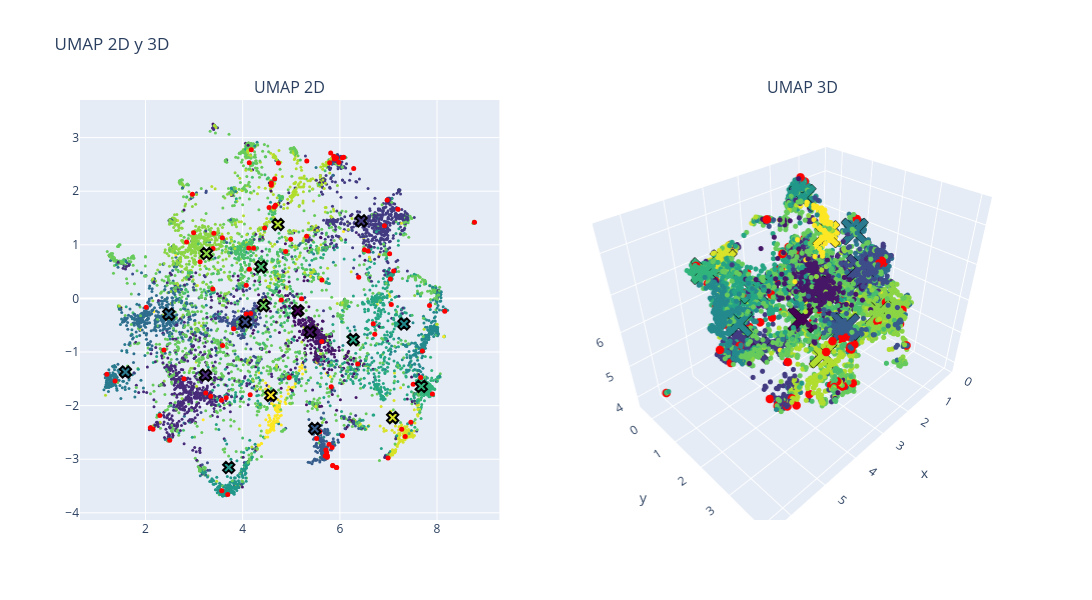

This figure's notebook cell:
### Code cell
# UMAP

# Calcular los centroides de cada cluster
centroides_2d = df.groupby(clustering_method)[['umap2d_1', 'umap2d_2']].mean()
centroides_3d = df.groupby(clustering_method)[['umap3d_1', 'umap3d_2', 'umap3d_3']].mean()

fig = make_subplots(rows=1, cols=2, subplot_titles=("UMAP 2D", "UMAP 3D"), 
                    specs=[[{"type": "scatter"}, {"type": "scatter3d"}]])

# Puntos normales en 2D
fig.add_trace(
    go.Scatter(x=df['umap2d_1'], y=df['umap2d_2'], mode='markers',
               marker=dict(color=df[clustering_method], colorscale='Viridis', size=3),
               text=["Cluster: " + str(c) + "<br>Titulo: " + t for c, t in zip(df[clustering_method], data['Document Title'])],  
               hovertemplate="%{text}<br>x: %{x}<br>y: %{y}<extra></extra>"),
    row=1, col=1)

# Puntos resaltados en 2D
fig.add_trace(
    go.Scatter(x=df.loc[indices_knn[0], 'umap2d_1'], 
               y=df.loc[indices_knn[0], 'umap2d_2'], 
               mode='markers',
               marker=dict(color='red', size=5, opacity=1), 
               text=["Cluster: " + str(c) + "<br>Titulo: " + t for c, t in zip(df.loc[indices_knn[0], clustering_method], data.loc[indices_knn[0], 'Document Title'])],  
               hovertemplate="%{text}<br>x: %{x}<br>y: %{y}<extra></extra>"),
    row=1, col=1)

# Centroides en 2D
fig.add_trace(
    go.Scatter(x=centroides_2d['umap2d_1'], 
               y=centroides_2d['umap2d_2'], 
               mode='markers',
               marker=dict(symbol='x', color=centroides_2d.index, colorscale='Viridis', size=10, line=dict(color='black', width=2)),
               text=["Centroide: " + str(c) for c in centroides_2d.index],
               hovertemplate="%{text}<br>x: %{x}<br>y: %{y}<extra></extra>"),
    row=1, col=1)

# Puntos normales en 3D
fig.add_trace(
    go.Scatter3d(x=df['umap3d_1'], y=df['umap3d_2'], z=df['umap3d_3'], mode='markers',
                 marker=dict(color=df[clustering_method], colorscale='Viridis', size=3, opacity=1),
                 text=["Cluster: " + str(c) + "<br>Titulo: " + t for c, t in zip(df[clustering_method], data['Document Title'])],  
                 hovertemplate="%{text}<br>x: %{x}<br>y: %{y}<br>z: %{z}<extra></extra>"),
    row=1, col=2)

# Puntos resaltados en 3D
fig.add_trace(
    go.Scatter3d(x=df.loc[indices_knn[0], 'umap3d_1'], 
                 y=df.loc[indices_knn[0], 'umap3d_2'], 
                 z=df.loc[indices_knn[0], 'umap3d_3'], 
                 mode='markers',
                 marker=dict(color='red', size=5, opacity=1), 
                 text=["Cluster: " + str(c) + "<br>Titulo: " + t for c, t in zip(df.loc[indices_knn[0], clustering_method], data.loc[indices_knn[0], 'Document Title'])],  
                 hovertemplate="%{text}<br>x: %{x}<br>y: %{y}<br>z: %{z}<extra></extra>"),
    row=1, col=2)

# Centroides en 3D
fig.add_trace(
    go.Scatter3d(x=centroides_3d['umap3d_1'], 
                 y=centroides_3d['umap3d_2'], 
                 z=centroides_3d['umap3d_3'], 
                 mode='markers',
                 marker=dict(symbol='x', color=centroides_3d.index, colorscale='Viridis', size=10, line=dict(color='black', width=2)),
                 text=["Centroide: " + str(c) for c in centroides_3d.index],
                 hovertemplate="%{text}<br>x: %{x}<br>y: %{y}<br>z: %{z}<extra></extra>"),
    row=1, col=2)

fig.update_layout(height=600, width=1200, title_text="UMAP 2D y 3D", showlegend=False)
fig.show()

### Figure 1 — Plotly figure (JSON) as saved in the notebook; plotly's stock layout.template omitted (floating-point values rounded to 4 significant figures; data arrays with more than 128 entries replaced by an {"elided": "..."} marker saying what was removed)
{"data": [{"hovertemplate": "%{text}<br>x: %{x}<br>y: %{y}<extra></extra>", "marker": {"color": {"elided": "7883 int values"}, "colorscale": [[0, "#440154"], [0.1111, "#482878"], [0.2222, "#3e4989"], [0.3333, "#31688e"], [0.4444, "#26828e"], [0.5556, "#1f9e89"], [0.6667, "#35b779"], [0.7778, "#6ece58"], [0.8889, "#b5de2b"], [1, "#fde725"]], "size": 3}, "mode": "markers", "text": {"elided": "7883 str values"}, "type": "scatter", "x": {"elided": "7883 float values"}, "xaxis": "x", "y": {"elided": "7883 float values"}, "yaxis": "y"}, {"hovertemplate": "%{text}<br>x: %{x}<br>y: %{y}<extra></extra>", "marker": {"color": "red", "opacity": 1, "size": 5}, "mode": "markers", "text": ["Cluster: -1<br>Titulo: Application of Neural Network Controller and Policy Gradient Reinforcement Learning on Modular Multilevel Converter (MMC) - a Proof of Concept", "Cluster: -1<br>Titulo: Optimized Real-Time Control for Modular Multilevel Converters using Adaptive Neural Networks", "Cluster: -1<br>Titulo: State-of-Charge (SoC) Balancing of Battery Modular Multilevel Management (BM3) Converter using Q-Learning", "Cluster: -1<br>Titulo: Reinforcement Learning Based Modulation for Balancing Capacitor Voltage and Thermal Stress to Enhance Current Capability of MMCs", "Cluster: -1<br>Titulo: Multigoal Heuristic Model Predictive Control Technique Applied to a Cascaded H-bridge StatCom", "Cluster: -1<br>Titulo: A New Multilevel Converter Configuration for Medium-Voltage Open-Winding PMSG-Based Wind Energy Conversion Systems", "Cluster: -1<br>Titulo: Neural Network Controller Based on Direct and Indirect Model Predictive for Modular Multilevel Converters", "Cluster: -1<br>Titulo: Faults in Modular Multilevel Cascade Converters—Part I: Reliability, Failure Mechanisms, and Fault Impact Analysis", "Cluster: -1<br>Titulo: Reliable and Effective Fault Diagnosis/Tolerance Technique Using Enhanced Distorted Current–Voltage SVPWM Method for Multilevel Inverters", "Cluster: -1<br>Titulo: Convolution Based Time Domain Fault Location Method for Lines in MMC-HVDC Grids With Distributed and Frequency Dependent Line Model", "Cluster: -1<br>Titulo: Optimal Switching Sequence Model Predictive Control for Modular Multilevel Converter", "Cluster: -1<br>Titulo: Design and Analysis of Modular Multilevel Reconfigurable Battery Converters for Variable Bus Voltage Powertrains", "Cluster: -1<br>Titulo: Neural Network-based Model Predictive Control Approach for Modular Multilevel Converters", "Cluster: -1<br>Titulo: An Open Circuit Faults Diagnosis Method Based on XG-Boost Used in MMC", "Cluster: -1<br>Titulo: Circulating Current Control for the Modular Multilevel Matrix Converter Based on Model Predictive Control", "Cluster: -1<br>Titulo: Power Quality Compensation Strategy of MMC-UPQC Based on Passive Sliding Mode Control", "Cluster: -1<br>Titulo: Modulation-Enhanced Nearest-Level Quantization for a Wide Output Bandwidth", "Cluster: -1<br>Titulo: Computation of Transient Short-Circuit Currents Analytically in Multiport Flexible DC Transmission System", "Cluster: -1<br>Titulo: Reliability Improvement to UPFC With Routine Test to the Abnormal State", "Cluster: -1<br>Titulo: Q-Learning-Based Smart Selective Harmonic Current Mitigation-PWM (S2HCM-PWM) for Grid-Connected Converters", "Cluster: -1<br>Titulo: ANN-based Neutral Shift Technique for Fault-tolerant Operation of Cascaded Multilevel Converter", "Cluster: -1<br>Titulo: Artificial Intelligence Applications in the Control and Performance Improvement of Modular Multilevel Converters: A Review", "Cluster: -1<br>Titulo: A Cascaded Modular Isolated Back-to-Back Solid State Transformer Scheme for AC/DC/AC Interconnection With Improved Performance and Simple Control", "Cluster: -1<br>Titulo: A Deep Neural Network Based Predictive Control Strategy for High Frequency Multilevel Converters", "Cluster: -1<br>Titulo: Auto-Tuned Model Predictive Control-Based Neural Network Controller for Modular Multilevel Converters", "Cluster: -1<br>Titulo: Open-circuit Fault Diagnosis for Modular Multilevel Converter Using Wavelet Neural Network", "Cluster: -1<br>Titulo: Common-mode insertion indices compensation with capacitor voltages feedforward to suppress circulating current of MMCs", "Cluster: -1<br>Titulo: Submodule Capacitance Monitoring Approach for the MMC With Asymptotically Converged Error", "Cluster: -1<br>Titulo: IGBT Open Circuit Fault Diagnosis Method for a Modular Multilevel Converter Based on PNN-MD", "Cluster: -1<br>Titulo: A Multiport Power Electronic Transformer Based on Three-Phase Four-Arm Full-Bridge Modular Multilevel Converter", "Cluster: -1<br>Titulo: A connectionist based approach for reducing the number of voltage sensors in modular multilevel converter", "Cluster: -1<br>Titulo: Data-Driven Impedance Identification and Stability Online Assessment of DFIG-Based Wind Farm Integration with MMC-HVDC", "Cluster: -1<br>Titulo: New power electronic interface combining DC transmission, a medium-frequency bus and an AC-AC converter to integrate deep-sea facilities with the AC grid", "Cluster: -1<br>Titulo: Health Management of Power Electronics Systems", "Cluster: -1<br>Titulo: Adaptive fault current limiting strategy for flexible DC power grids based on deep neural networks", "Cluster: -1<br>Titulo: A High Voltage Gain Capable MMC for Offshore Wind Farms: Frequency Component Analysis and Minimization of Capacitor Voltage Ripple", "Cluster: -1<br>Titulo: Deep Convolution Neural Network Based Fault Detection and Identification for Modular Multilevel Converters", "Cluster: -1<br>Titulo: Robust Control and Stable Performance of a Grid-Tied Dumbbell-Type Multilevel Converter Interfaced DG Unit Using Differential Flatness Theory", "Cluster: -1<br>Titulo: Application of Artificial Intelligence to Diagnose Faults of Grid-tied Solar Power Systems", "Cluster: -1<br>Titulo: Fault diagnosis of modular multilevel converter based on 1DCNN and LSTM network", "Cluster: -1<br>Titulo: Machine Learning-Enhanced Predictive Control for Modular Multilevel Converters in HVDC Transmission Systems", "Cluster: -1<br>Titulo: An Open-circuit Fault Detection and Location Strategy for MMC with Feature Extraction and Random Forest", "Cluster: -1<br>Titulo: Shared Redundancy Strategy to Improve the Reliability and Fault-Tolerant Capability of Modular Multilevel Converter", "Cluster: -1<br>Titulo: Design and Implementation of High Efficiency Control Scheme of Dual Active Bridge Based 10 kV/1 MW Solid State Transformer for PV Application", "Cluster: -1<br>Titulo: A novel concept for modular multilevel universal power controller (MUPC)", "Cluster: -1<br>Titulo: A Modified Modular Multilevel Converter for Motor Drives Capable of High-Torque Operation at Zero/Low Motor Speeds", "Cluster: -1<br>Titulo: Control and Design for Mission Profile Emulator of Individual Submodule in CPS-PWM-Based Modular Multilevel Converter", "Cluster: -1<br>Titulo: The Resonant Modular Multilevel DC–DC Converter Adopting Switched-Inductor Cells for High Step-Up Ratio", "Cluster: -1<br>Titulo: Common-Mode Voltage Reduction Scheme for MMC With Low Switching Frequency in AC–DC Power Conversion System", "Cluster: -1<br>Titulo: GWO Based PI Controller Assisted Half Bridge Sub Module MMC for Hybrid Energy System", "Cluster: -1<br>Titulo: Artificial Neural Network-based PI control of battery energy storage system connected with MMC-HVDC system", "Cluster: -1<br>Titulo: Phase Delay Compensation and Average Capacitor Voltage Based Currentless Voltage Balancing Methods for Modular Multilevel Converters", "Cluster: -1<br>Titulo: Effective voltage balancing control for Modular Multilevel Converter without current sensors", "Cluster: -1<br>Titulo: Small Signal Modeling of a Four-Level Flying Capacitor Multilevel Totem-Pole PFC Converter", "Cluster: -1<br>Titulo: Decentralized Control for Balancing the Cell Voltages of a High Conversion Ratio Flying Capacitor Multilevel Converter", "Cluster: -1<br>Titulo: Design, Analysis & Performance Improvement of A Modified Asymmetrical H-Bridge Multilevel Inverter By Metaheuristic Algorithms", "Cluster: -1<br>Titulo: DCSCF Detection Method of MMC-DC-Grid Based on Statistical Feature and DBN-SOFTMAX", "Cluster: -1<br>Titulo: Modelling a Multilevel LCC Resonant AC-DC Converter for Wide Variations in the Input and the Load", "Cluster: -1<br>Titulo: Power Management Systems for Harmonic Elimination Using Federated Learning Approach", "Cluster: -1<br>Titulo: Integrated Control and Performance Analysis of High-Speed Medium-Voltage Drive Using Modular Multilevel Converter", "Cluster: -1<br>Titulo: Bayesian Regularization-Based MPC for a Hybrid Modular Multilevel Converter", "Cluster: -1<br>Titulo: Multidimensional Mission-Profile-Based Lifetime Estimation Approach for IGBT Modules in MMC–HVdc Application Considering Bidirectional Power Transfer", "Cluster: -1<br>Titulo: Simulation Study of 4 kV, 5A Modular Multilevel Converter as a Rectifier for Neutral Beam Injectors", "Cluster: -1<br>Titulo: Revealing 150 Hz Oscillation of MMC-HVDC Based on High-Fidelity HSS Model", "Cluster: -1<br>Titulo: Small Signal Modeling of Sending-end Offshore Wind Power MMC-HVDC Integration System Considering Positive and Negative Sequence Separation Module", "Cluster: -1<br>Titulo: Open-circuit Fault Detection and Location in MMCs with Multivariate Gaussian Distribution", "Cluster: -1<br>Titulo: Sensorless Model Predictive Control Using Artificial Neural Network for Multilevel Flying Capacitor Boost Converters", "Cluster: -1<br>Titulo: Back-to-Back MMC Converter for Railway Application Using Averaged Submodules Model", "Cluster: -1<br>Titulo: Control strategies of MMC-HVDC connected to passive networks", "Cluster: -1<br>Titulo: An innovative modular multilevel converter topology suitable for a wide power range", "Cluster: -1<br>Titulo: Capacitor Monitoring for Modular Multilevel Converters Based on Intelligent Algorithm", "Cluster: -1<br>Titulo: A scalable multi-input multi-level voltage sourced converter", "Cluster: -1<br>Titulo: Power Theory Based Dimensionality Reduction for Fault Detection and Identification in Power Electronics", "Cluster: -1<br>Titulo: Current balancing control approach for paralleled MMC groups in hybrid LCC/VSC cascaded HVDC system", "Cluster: -1<br>Titulo: Arm-Current-Based Model Predictive Control for Modular Multilevel Converter Under Unbalanced Grid Conditions", "Cluster: -1<br>Titulo: FPGA-Based Digital Implementation of Flexible Power Control for Three-Phase to Single-Phase MMC-Based Advanced Co-Phase Traction Power Supply System", "Cluster: -1<br>Titulo: A Novel Inductance and Capacitance Selection Method for Modular Multilevel Converters Based on Modulation Margin Considerations", "Cluster: -1<br>Titulo: Overvoltage Absorption of Sparse Modular Multilevel Converter", "Cluster: -1<br>Titulo: Increasing DC system stability thanks to energy control in MMC based DC-DC converters", "Cluster: -1<br>Titulo: Physical Mechanism and Data Hybrid Modeling for Device-Level Emulation of Modular Multilevel Converter", "Cluster: -1<br>Titulo: Reliability and economic evaluation of AC / DC distribution network with sensitive load", "Cluster: -1<br>Titulo: Dynamic Phasor Modeling and Analysis of Three-Phase DC/DC/AC MMCs for Hybrid AC/DC Grids", "Cluster: -1<br>Titulo: Estimation of Battery Parameters in Cascaded Half-Bridge Converters with Reduced Voltage Sensors", "Cluster: -1<br>Titulo: MMC based multi-terminal HVDC subsea power transmission system with the integration of offshore renewable energy", "Cluster: -1<br>Titulo: An On-line Capacitor Condition Monitoring Method Based on Switching Frequencies For Modular Multilevel Converters", "Cluster: -1<br>Titulo: A Novel Strategy for DC Distribution Start-up Based on MMC", "Cluster: -1<br>Titulo: Impedance Modeling and Stability Analysis of Energy Controlled Modular Multilevel Converter", "Cluster: -1<br>Titulo: A Novel Control Method for MMCs Connected to the AC System", "Cluster: -1<br>Titulo: Series Voltage Conditioner (SeVC) to Mitigate Commutation Failure in HVDC-LCC Systems", "Cluster: -1<br>Titulo: Capacitorless Switched Inductor Single DC Source Multilevel Inverter", "Cluster: -1<br>Titulo: Generic VSC and low level switching control models for offline simulation of VSC-HVDC systems", "Cluster: -1<br>Titulo: Topology and Modulation of Fractional-Level MMC for DC Distribution Grids", "Cluster: -1<br>Titulo: Alternative control approach for the offshore grid of wind power plants", "Cluster: -1<br>Titulo: Classical Control of Modular Multilevel Converter", "Cluster: -1<br>Titulo: Fine-Grained Network Decomposition for Massively Parallel Electromagnetic Transient Simulation of Large Power Systems", "Cluster: -1<br>Titulo: Detailed Modelling and Control of a Modular Multilevel Converter with Full-Bridge Submodules in a Multi-Terminal High Voltage DC Network", "Cluster: -1<br>Titulo: An MMC With Integrated Energy Dissipation Function Using Thyristor-Based Chopper Modules for the Offshore Wind VSC-HVDC System", "Cluster: -1<br>Titulo: DC Fault Current Calculation and Fault Level Analysis in MMC-MVDC System", "Cluster: -1<br>Titulo: On Carrier-to-Fundamental Phase Displacement in Phase-Shifted PWM for Modular Multilevel Converters", "Cluster: -1<br>Titulo: Improving Power Quality using SPWM Control in Modular Multilevel Converters"], "type": "scatter", "x": [4.138, 4.073, 3.693, 4.136, 3.39, 6.992, 5.713, 3.813, 5.98, 7.195, 5.522, 3.57, 5.744, 5.932, 6.053, 5.823, 3.124, 6.918, 8.77, 2.846, 5.927, 5.729, 2.099, 5.777, 5.741, 6.051, 5.627, 4.589, 5.906, 2.498, 4.675, 7.905, 3.661, 4.659, 6.974, 4.988, 5.79, 6.367, 1.205, 6.08, 5.84, 5.876, 5.32, 2.154, 4.155, 4.072, 4.736, 4.453, 2.966, 1.373, 5.936, 4.224, 4.649, 2.379, 3.386, 2.016, 6.285, 2.792, 5.853, 4.165, 5.699, 4.178, 3.586, 7.664, 7.461, 5.885, 5.856, 4.958, 6.719, 3.24, 4.885, 3.564, 5.811, 7.04, 5.587, 4.125, 5.211, 5.316, 3.343, 7.845, 6.507, 7.698, 4.543, 7.274, 4.59, 5.63, 7.509, 6.688, 7.107, 2.296, 7.059, 3.582, 7.345, 4.795, 8.159, 6.388, 6.581, 7.025, 2.991, 3.407], "xaxis": "x", "y": [0.5452, 0.2464, -3.656, 2.533, 0.9324, -2.975, -2.827, -0.5652, 2.539, 1.663, -2.613, -3.586, -2.936, 2.626, -2.562, -1.648, 0.6827, 1.357, 1.419, 1.053, -3.155, -2.876, -2.411, -2.719, -2.962, 2.626, -0.8035, 2.11, 2.607, -2.648, 1.737, -1.782, -1.853, 2.234, 1.837, 1.102, 2.529, -1.224, -1.417, 2.636, -2.781, 2.655, 2.563, -2.44, -1.799, -0.2903, 2.527, 1.313, 1.941, -1.541, -3.156, 0.9353, 1.704, -0.9605, 0.1761, -0.1657, 2.422, -1.498, -3.119, -0.2833, -2.94, 2.773, -0.8804, -1.474, -2.312, 2.603, -3.123, -1.477, -0.6673, -1.766, 0.8769, -1.9, 2.712, 0.3612, -2.487, 0.9384, -0.006781, 1.158, -1.824, -0.1307, 0.9089, -0.9826, 1.695, -2.442, 2.155, 0.3448, -1.6, -0.4722, 0.5125, -2.186, -0.1143, 1.133, -2.574, -0.02928, -0.239, 0.3944, 0.8855, 0.8314, 1.225, 1.214], "yaxis": "y"}, {"hovertemplate": "%{text}<br>x: %{x}<br>y: %{y}<extra></extra>", "marker": {"color": [-1, 0, 1, 2, 3, 4, 5, 6, 7, 8, 9, 10, 11, 12, 13, 14, 15, 16], "colorscale": [[0, "#440154"], [0.1111, "#482878"], [0.2222, "#3e4989"], [0.3333, "#31688e"], [0.4444, "#26828e"], [0.5556, "#1f9e89"], [0.6667, "#35b779"], [0.7778, "#6ece58"], [0.8889, "#b5de2b"], [1, "#fde725"]], "line": {"color": "black", "width": 2}, "size": 10, "symbol": "x"}, "mode": "markers", "text": ["Centroide: -1", "Centroide: 0", "Centroide: 1", "Centroide: 2", "Centroide: 3", "Centroide: 4", "Centroide: 5", "Centroide: 6", "Centroide: 7", "Centroide: 8", "Centroide: 9", "Centroide: 10", "Centroide: 11", "Centroide: 12", "Centroide: 13", "Centroide: 14", "Centroide: 15", "Centroide: 16"], "type": "scatter", "x": [5.135, 5.389, 3.234, 6.44, 4.053, 5.484, 2.479, 1.588, 7.319, 3.713, 6.276, 7.677, 4.377, 4.428, 3.256, 4.727, 7.087, 4.577], "xaxis": "x", "y": [-0.2291, -0.6301, -1.433, 1.446, -0.4398, -2.43, -0.2947, -1.373, -0.4771, -3.155, -0.7681, -1.642, 0.588, -0.1344, 0.8375, 1.379, -2.224, -1.808], "yaxis": "y"}, {"hovertemplate": "%{text}<br>x: %{x}<br>y: %{y}<br>z: %{z}<extra></extra>", "marker": {"color": {"elided": "7883 int values"}, "colorscale": [[0, "#440154"], [0.1111, "#482878"], [0.2222, "#3e4989"], [0.3333, "#31688e"], [0.4444, "#26828e"], [0.5556, "#1f9e89"], [0.6667, "#35b779"], [0.7778, "#6ece58"], [0.8889, "#b5de2b"], [1, "#fde725"]], "opacity": 1, "size": 3}, "mode": "markers", "scene": "scene", "text": {"elided": "7883 str values"}, "type": "scatter3d", "x": {"elided": "7883 float values"}, "y": {"elided": "7883 float values"}, "z": {"elided": "7883 float values"}}, {"hovertemplate": "%{text}<br>x: %{x}<br>y: %{y}<br>z: %{z}<extra></extra>", "marker": {"color": "red", "opacity": 1, "size": 5}, "mode": "markers", "scene": "scene", "text": ["Cluster: -1<br>Titulo: Application of Neural Network Controller and Policy Gradient Reinforcement Learning on Modular Multilevel Converter (MMC) - a Proof of Concept", "Cluster: -1<br>Titulo: Optimized Real-Time Control for Modular Multilevel Converters using Adaptive Neural Networks", "Cluster: -1<br>Titulo: State-of-Charge (SoC) Balancing of Battery Modular Multilevel Management (BM3) Converter using Q-Learning", "Cluster: -1<br>Titulo: Reinforcement Learning Based Modulation for Balancing Capacitor Voltage and Thermal Stress to Enhance Current Capability of MMCs", "Cluster: -1<br>Titulo: Multigoal Heuristic Model Predictive Control Technique Applied to a Cascaded H-bridge StatCom", "Cluster: -1<br>Titulo: A New Multilevel Converter Configuration for Medium-Voltage Open-Winding PMSG-Based Wind Energy Conversion Systems", "Cluster: -1<br>Titulo: Neural Network Controller Based on Direct and Indirect Model Predictive for Modular Multilevel Converters", "Cluster: -1<br>Titulo: Faults in Modular Multilevel Cascade Converters—Part I: Reliability, Failure Mechanisms, and Fault Impact Analysis", "Cluster: -1<br>Titulo: Reliable and Effective Fault Diagnosis/Tolerance Technique Using Enhanced Distorted Current–Voltage SVPWM Method for Multilevel Inverters", "Cluster: -1<br>Titulo: Convolution Based Time Domain Fault Location Method for Lines in MMC-HVDC Grids With Distributed and Frequency Dependent Line Model", "Cluster: -1<br>Titulo: Optimal Switching Sequence Model Predictive Control for Modular Multilevel Converter", "Cluster: -1<br>Titulo: Design and Analysis of Modular Multilevel Reconfigurable Battery Converters for Variable Bus Voltage Powertrains", "Cluster: -1<br>Titulo: Neural Network-based Model Predictive Control Approach for Modular Multilevel Converters", "Cluster: -1<br>Titulo: An Open Circuit Faults Diagnosis Method Based on XG-Boost Used in MMC", "Cluster: -1<br>Titulo: Circulating Current Control for the Modular Multilevel Matrix Converter Based on Model Predictive Control", "Cluster: -1<br>Titulo: Power Quality Compensation Strategy of MMC-UPQC Based on Passive Sliding Mode Control", "Cluster: -1<br>Titulo: Modulation-Enhanced Nearest-Level Quantization for a Wide Output Bandwidth", "Cluster: -1<br>Titulo: Computation of Transient Short-Circuit Currents Analytically in Multiport Flexible DC Transmission System", "Cluster: -1<br>Titulo: Reliability Improvement to UPFC With Routine Test to the Abnormal State", "Cluster: -1<br>Titulo: Q-Learning-Based Smart Selective Harmonic Current Mitigation-PWM (S2HCM-PWM) for Grid-Connected Converters", "Cluster: -1<br>Titulo: ANN-based Neutral Shift Technique for Fault-tolerant Operation of Cascaded Multilevel Converter", "Cluster: -1<br>Titulo: Artificial Intelligence Applications in the Control and Performance Improvement of Modular Multilevel Converters: A Review", "Cluster: -1<br>Titulo: A Cascaded Modular Isolated Back-to-Back Solid State Transformer Scheme for AC/DC/AC Interconnection With Improved Performance and Simple Control", "Cluster: -1<br>Titulo: A Deep Neural Network Based Predictive Control Strategy for High Frequency Multilevel Converters", "Cluster: -1<br>Titulo: Auto-Tuned Model Predictive Control-Based Neural Network Controller for Modular Multilevel Converters", "Cluster: -1<br>Titulo: Open-circuit Fault Diagnosis for Modular Multilevel Converter Using Wavelet Neural Network", "Cluster: -1<br>Titulo: Common-mode insertion indices compensation with capacitor voltages feedforward to suppress circulating current of MMCs", "Cluster: -1<br>Titulo: Submodule Capacitance Monitoring Approach for the MMC With Asymptotically Converged Error", "Cluster: -1<br>Titulo: IGBT Open Circuit Fault Diagnosis Method for a Modular Multilevel Converter Based on PNN-MD", "Cluster: -1<br>Titulo: A Multiport Power Electronic Transformer Based on Three-Phase Four-Arm Full-Bridge Modular Multilevel Converter", "Cluster: -1<br>Titulo: A connectionist based approach for reducing the number of voltage sensors in modular multilevel converter", "Cluster: -1<br>Titulo: Data-Driven Impedance Identification and Stability Online Assessment of DFIG-Based Wind Farm Integration with MMC-HVDC", "Cluster: -1<br>Titulo: New power electronic interface combining DC transmission, a medium-frequency bus and an AC-AC converter to integrate deep-sea facilities with the AC grid", "Cluster: -1<br>Titulo: Health Management of Power Electronics Systems", "Cluster: -1<br>Titulo: Adaptive fault current limiting strategy for flexible DC power grids based on deep neural networks", "Cluster: -1<br>Titulo: A High Voltage Gain Capable MMC for Offshore Wind Farms: Frequency Component Analysis and Minimization of Capacitor Voltage Ripple", "Cluster: -1<br>Titulo: Deep Convolution Neural Network Based Fault Detection and Identification for Modular Multilevel Converters", "Cluster: -1<br>Titulo: Robust Control and Stable Performance of a Grid-Tied Dumbbell-Type Multilevel Converter Interfaced DG Unit Using Differential Flatness Theory", "Cluster: -1<br>Titulo: Application of Artificial Intelligence to Diagnose Faults of Grid-tied Solar Power Systems", "Cluster: -1<br>Titulo: Fault diagnosis of modular multilevel converter based on 1DCNN and LSTM network", "Cluster: -1<br>Titulo: Machine Learning-Enhanced Predictive Control for Modular Multilevel Converters in HVDC Transmission Systems", "Cluster: -1<br>Titulo: An Open-circuit Fault Detection and Location Strategy for MMC with Feature Extraction and Random Forest", "Cluster: -1<br>Titulo: Shared Redundancy Strategy to Improve the Reliability and Fault-Tolerant Capability of Modular Multilevel Converter", "Cluster: -1<br>Titulo: Design and Implementation of High Efficiency Control Scheme of Dual Active Bridge Based 10 kV/1 MW Solid State Transformer for PV Application", "Cluster: -1<br>Titulo: A novel concept for modular multilevel universal power controller (MUPC)", "Cluster: -1<br>Titulo: A Modified Modular Multilevel Converter for Motor Drives Capable of High-Torque Operation at Zero/Low Motor Speeds", "Cluster: -1<br>Titulo: Control and Design for Mission Profile Emulator of Individual Submodule in CPS-PWM-Based Modular Multilevel Converter", "Cluster: -1<br>Titulo: The Resonant Modular Multilevel DC–DC Converter Adopting Switched-Inductor Cells for High Step-Up Ratio", "Cluster: -1<br>Titulo: Common-Mode Voltage Reduction Scheme for MMC With Low Switching Frequency in AC–DC Power Conversion System", "Cluster: -1<br>Titulo: GWO Based PI Controller Assisted Half Bridge Sub Module MMC for Hybrid Energy System", "Cluster: -1<br>Titulo: Artificial Neural Network-based PI control of battery energy storage system connected with MMC-HVDC system", "Cluster: -1<br>Titulo: Phase Delay Compensation and Average Capacitor Voltage Based Currentless Voltage Balancing Methods for Modular Multilevel Converters", "Cluster: -1<br>Titulo: Effective voltage balancing control for Modular Multilevel Converter without current sensors", "Cluster: -1<br>Titulo: Small Signal Modeling of a Four-Level Flying Capacitor Multilevel Totem-Pole PFC Converter", "Cluster: -1<br>Titulo: Decentralized Control for Balancing the Cell Voltages of a High Conversion Ratio Flying Capacitor Multilevel Converter", "Cluster: -1<br>Titulo: Design, Analysis & Performance Improvement of A Modified Asymmetrical H-Bridge Multilevel Inverter By Metaheuristic Algorithms", "Cluster: -1<br>Titulo: DCSCF Detection Method of MMC-DC-Grid Based on Statistical Feature and DBN-SOFTMAX", "Cluster: -1<br>Titulo: Modelling a Multilevel LCC Resonant AC-DC Converter for Wide Variations in the Input and the Load", "Cluster: -1<br>Titulo: Power Management Systems for Harmonic Elimination Using Federated Learning Approach", "Cluster: -1<br>Titulo: Integrated Control and Performance Analysis of High-Speed Medium-Voltage Drive Using Modular Multilevel Converter", "Cluster: -1<br>Titulo: Bayesian Regularization-Based MPC for a Hybrid Modular Multilevel Converter", "Cluster: -1<br>Titulo: Multidimensional Mission-Profile-Based Lifetime Estimation Approach for IGBT Modules in MMC–HVdc Application Considering Bidirectional Power Transfer", "Cluster: -1<br>Titulo: Simulation Study of 4 kV, 5A Modular Multilevel Converter as a Rectifier for Neutral Beam Injectors", "Cluster: -1<br>Titulo: Revealing 150 Hz Oscillation of MMC-HVDC Based on High-Fidelity HSS Model", "Cluster: -1<br>Titulo: Small Signal Modeling of Sending-end Offshore Wind Power MMC-HVDC Integration System Considering Positive and Negative Sequence Separation Module", "Cluster: -1<br>Titulo: Open-circuit Fault Detection and Location in MMCs with Multivariate Gaussian Distribution", "Cluster: -1<br>Titulo: Sensorless Model Predictive Control Using Artificial Neural Network for Multilevel Flying Capacitor Boost Converters", "Cluster: -1<br>Titulo: Back-to-Back MMC Converter for Railway Application Using Averaged Submodules Model", "Cluster: -1<br>Titulo: Control strategies of MMC-HVDC connected to passive networks", "Cluster: -1<br>Titulo: An innovative modular multilevel converter topology suitable for a wide power range", "Cluster: -1<br>Titulo: Capacitor Monitoring for Modular Multilevel Converters Based on Intelligent Algorithm", "Cluster: -1<br>Titulo: A scalable multi-input multi-level voltage sourced converter", "Cluster: -1<br>Titulo: Power Theory Based Dimensionality Reduction for Fault Detection and Identification in Power Electronics", "Cluster: -1<br>Titulo: Current balancing control approach for paralleled MMC groups in hybrid LCC/VSC cascaded HVDC system", "Cluster: -1<br>Titulo: Arm-Current-Based Model Predictive Control for Modular Multilevel Converter Under Unbalanced Grid Conditions", "Cluster: -1<br>Titulo: FPGA-Based Digital Implementation of Flexible Power Control for Three-Phase to Single-Phase MMC-Based Advanced Co-Phase Traction Power Supply System", "Cluster: -1<br>Titulo: A Novel Inductance and Capacitance Selection Method for Modular Multilevel Converters Based on Modulation Margin Considerations", "Cluster: -1<br>Titulo: Overvoltage Absorption of Sparse Modular Multilevel Converter", "Cluster: -1<br>Titulo: Increasing DC system stability thanks to energy control in MMC based DC-DC converters", "Cluster: -1<br>Titulo: Physical Mechanism and Data Hybrid Modeling for Device-Level Emulation of Modular Multilevel Converter", "Cluster: -1<br>Titulo: Reliability and economic evaluation of AC / DC distribution network with sensitive load", "Cluster: -1<br>Titulo: Dynamic Phasor Modeling and Analysis of Three-Phase DC/DC/AC MMCs for Hybrid AC/DC Grids", "Cluster: -1<br>Titulo: Estimation of Battery Parameters in Cascaded Half-Bridge Converters with Reduced Voltage Sensors", "Cluster: -1<br>Titulo: MMC based multi-terminal HVDC subsea power transmission system with the integration of offshore renewable energy", "Cluster: -1<br>Titulo: An On-line Capacitor Condition Monitoring Method Based on Switching Frequencies For Modular Multilevel Converters", "Cluster: -1<br>Titulo: A Novel Strategy for DC Distribution Start-up Based on MMC", "Cluster: -1<br>Titulo: Impedance Modeling and Stability Analysis of Energy Controlled Modular Multilevel Converter", "Cluster: -1<br>Titulo: A Novel Control Method for MMCs Connected to the AC System", "Cluster: -1<br>Titulo: Series Voltage Conditioner (SeVC) to Mitigate Commutation Failure in HVDC-LCC Systems", "Cluster: -1<br>Titulo: Capacitorless Switched Inductor Single DC Source Multilevel Inverter", "Cluster: -1<br>Titulo: Generic VSC and low level switching control models for offline simulation of VSC-HVDC systems", "Cluster: -1<br>Titulo: Topology and Modulation of Fractional-Level MMC for DC Distribution Grids", "Cluster: -1<br>Titulo: Alternative control approach for the offshore grid of wind power plants", "Cluster: -1<br>Titulo: Classical Control of Modular Multilevel Converter", "Cluster: -1<br>Titulo: Fine-Grained Network Decomposition for Massively Parallel Electromagnetic Transient Simulation of Large Power Systems", "Cluster: -1<br>Titulo: Detailed Modelling and Control of a Modular Multilevel Converter with Full-Bridge Submodules in a Multi-Terminal High Voltage DC Network", "Cluster: -1<br>Titulo: An MMC With Integrated Energy Dissipation Function Using Thyristor-Based Chopper Modules for the Offshore Wind VSC-HVDC System", "Cluster: -1<br>Titulo: DC Fault Current Calculation and Fault Level Analysis in MMC-MVDC System", "Cluster: -1<br>Titulo: On Carrier-to-Fundamental Phase Displacement in Phase-Shifted PWM for Modular Multilevel Converters", "Cluster: -1<br>Titulo: Improving Power Quality using SPWM Control in Modular Multilevel Converters"], "type": "scatter3d", "x": [3.219, 2.539, 1.674, 2.723, 2.137, 3.612, 4.134, 2.521, 4.287, 4.593, 3.902, 1.487, 4.163, 4.299, 3.842, 3.711, 1.613, 4.264, 6.379, 1.502, 4.147, 4.195, 1.124, 4.087, 4.14, 4.357, 3.679, 3.451, 4.274, 1.61, 3.775, 5.22, 2.757, 4.457, 4.17, 3.34, 4.056, 4.365, 4.019, 4.365, 4.123, 4.222, 3.661, 1.186, 2.7, 1.939, 3.34, 1.956, 2.236, 0.4178, 4.151, 2.911, 3.771, 1.188, 2.135, 0.7557, 4.39, 1.792, 4.125, 2.056, 4.099, 2.739, 2.587, 5.167, 4.411, 4.224, 4.131, 3.28, 4.246, 3.044, 3.15, 2.287, 3.999, 4.259, 3.904, 2.997, 3.281, 2.666, 2.524, 5.096, 3.764, 5.263, 3.608, 3.435, 3.367, 3.413, 4.994, 4.104, 4.231, 1.268, 4.261, 2.236, 4.088, 3.13, 5.522, 3.473, 3.982, 4.638, 1.636, 2.153], "y": [2.941, 1.85, 0.1688, 3.025, 3.151, -0.2783, 3.829, 1.731, 2.075, 0.6595, 3.635, 0.124, 3.822, 2.174, 1.38, 1.679, 2.974, 0.5921, 0.6306, 3.379, 3.976, 3.577, -0.1291, 3.651, 3.91, 2.072, 2.64, 3.289, 2.184, -0.361, 3.284, 0.7121, 0.4104, 2.576, 0.2384, 2.668, 2.26, 2.03, 0.8683, 2.119, 3.753, 2.271, 2.461, -0.1765, 1.034, 2.96, 2.857, 0.6279, 4.054, 0.9875, 3.982, 3.082, 3.329, 1.154, 2.056, 2.208, 1.838, 0.6957, 3.996, 2.982, 3.912, 2.861, 1.645, 0.9788, 0.0004381, 2.233, 3.977, 1.246, 0.924, 0.6945, 2.249, 0.7094, 2.357, 0.2576, 3.481, 3.193, 2.359, 1.604, 0.3308, 1.791, 0.4257, 1.342, 3.262, 0.0683, 3.261, 1.327, 0.9872, 0.8746, 0.2441, 0.153, 1.482, 2.993, -0.1989, 2.483, 1.672, 0.9842, 0.2865, 0.6264, 3.448, 3.023], "z": [5.911, 6.101, 8.46, 4.287, 5.926, 7.184, 7.014, 6.481, 4.053, 4.636, 6.951, 8.298, 6.957, 4.001, 8.476, 7.745, 6.125, 4.874, 4.835, 6.054, 6.771, 6.756, 6.516, 6.982, 7.025, 3.995, 7.503, 4.852, 4.014, 6.339, 5.045, 7.679, 6.41, 5.767, 4.527, 5.437, 4.171, 7.196, 4.766, 3.986, 6.943, 4.029, 4.179, 6.504, 7.169, 7.382, 4.512, 5.517, 5.792, 7.219, 6.781, 5.836, 5.08, 5.965, 5.983, 6.55, 4.089, 6.076, 6.754, 7.372, 7.041, 4.026, 6.364, 7.353, 7.055, 4.048, 6.817, 7.027, 6.651, 6.427, 5.583, 6.827, 3.966, 5.791, 6.969, 5.765, 6.45, 5.406, 6.018, 6.127, 5.179, 6.995, 5.099, 6.492, 4.791, 5.944, 7.343, 6.511, 5.722, 6.662, 6.144, 5.702, 7.055, 6.467, 6.196, 5.613, 5.419, 5.828, 5.752, 5.648]}, {"hovertemplate": "%{text}<br>x: %{x}<br>y: %{y}<br>z: %{z}<extra></extra>", "marker": {"color": [-1, 0, 1, 2, 3, 4, 5, 6, 7, 8, 9, 10, 11, 12, 13, 14, 15, 16], "colorscale": [[0, "#440154"], [0.1111, "#482878"], [0.2222, "#3e4989"], [0.3333, "#31688e"], [0.4444, "#26828e"], [0.5556, "#1f9e89"], [0.6667, "#35b779"], [0.7778, "#6ece58"], [0.8889, "#b5de2b"], [1, "#fde725"]], "line": {"color": "black", "width": 2}, "size": 10, "symbol": "x"}, "mode": "markers", "scene": "scene", "text": ["Centroide: -1", "Centroide: 0", "Centroide: 1", "Centroide: 2", "Centroide: 3", "Centroide: 4", "Centroide: 5", "Centroide: 6", "Centroide: 7", "Centroide: 8", "Centroide: 9", "Centroide: 10", "Centroide: 11", "Centroide: 12", "Centroide: 13", "Centroide: 14", "Centroide: 15", "Centroide: 16"], "type": "scatter3d", "x": [3.399, 3.499, 2.003, 4.002, 2.105, 3.867, 1.235, 0.5679, 4.926, 1.781, 3.941, 5.099, 2.844, 2.808, 1.985, 3.161, 4.05, 2.434], "y": [1.932, 2.402, 0.6738, 0.9625, 2.505, 3.63, 1.959, 1.065, 1.589, 0.346, 0.9411, 0.8026, 2.479, 1.67, 3.065, 2.402, 0.004623, 1.744], "z": [6.021, 7.109, 6.205, 4.863, 7.092, 6.962, 6.28, 6.945, 6.524, 8.025, 6.609, 7.549, 5.825, 6.051, 6.029, 5.099, 6.985, 7.776]}], "layout": {"annotations": [{"font": {"size": 16}, "showarrow": false, "text": "UMAP 2D", "x": 0.225, "xanchor": "center", "xref": "paper", "y": 1, "yanchor": "bottom", "yref": "paper"}, {"font": {"size": 16}, "showarrow": false, "text": "UMAP 3D", "x": 0.775, "xanchor": "center", "xref": "paper", "y": 1, "yanchor": "bottom", "yref": "paper"}], "height": 600, "scene": {"domain": {"x": [0.55, 1], "y": [0, 1]}}, "showlegend": false, "title": {"text": "UMAP 2D y 3D"}, "width": 1200, "xaxis": {"anchor": "y", "domain": [0, 0.45]}, "yaxis": {"anchor": "x", "domain": [0, 1]}}}
